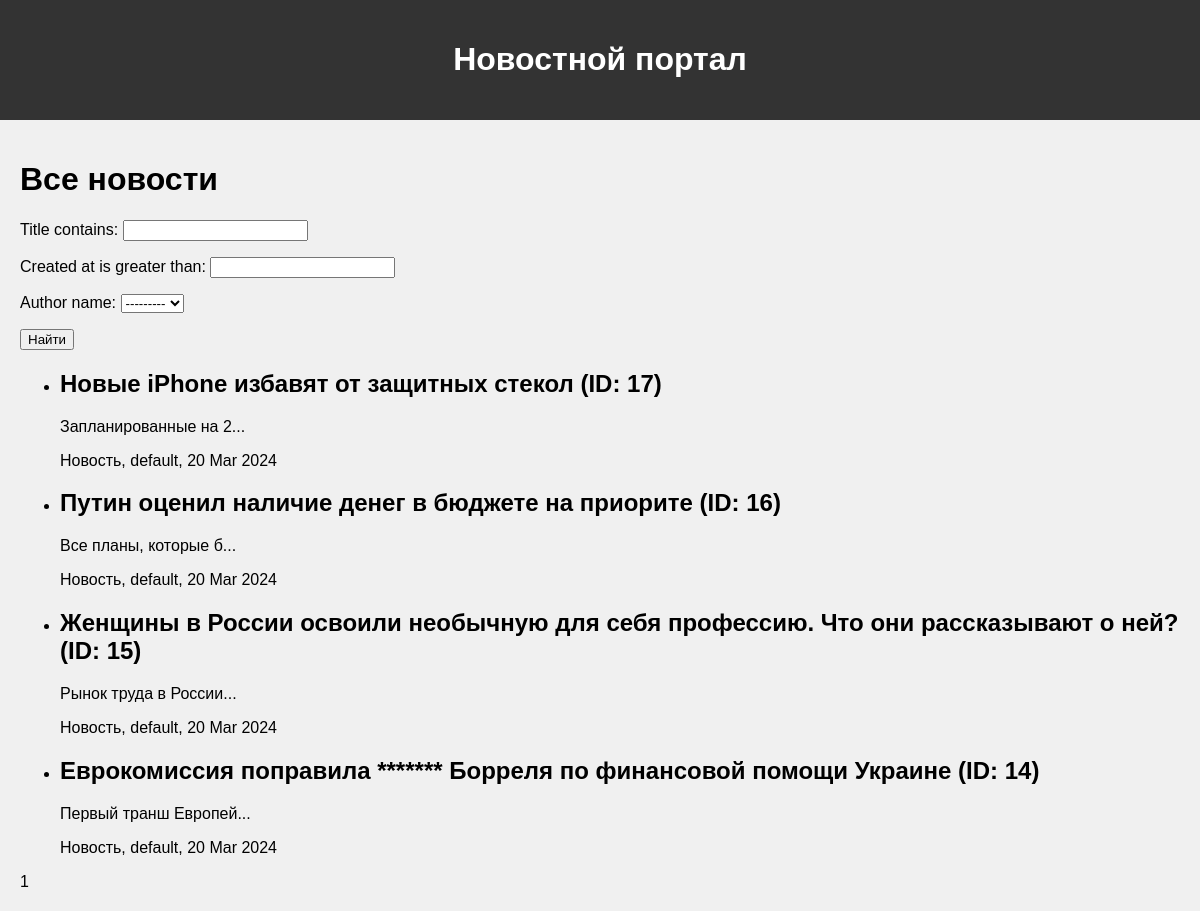
Page /news/search/ on the earlier database version.
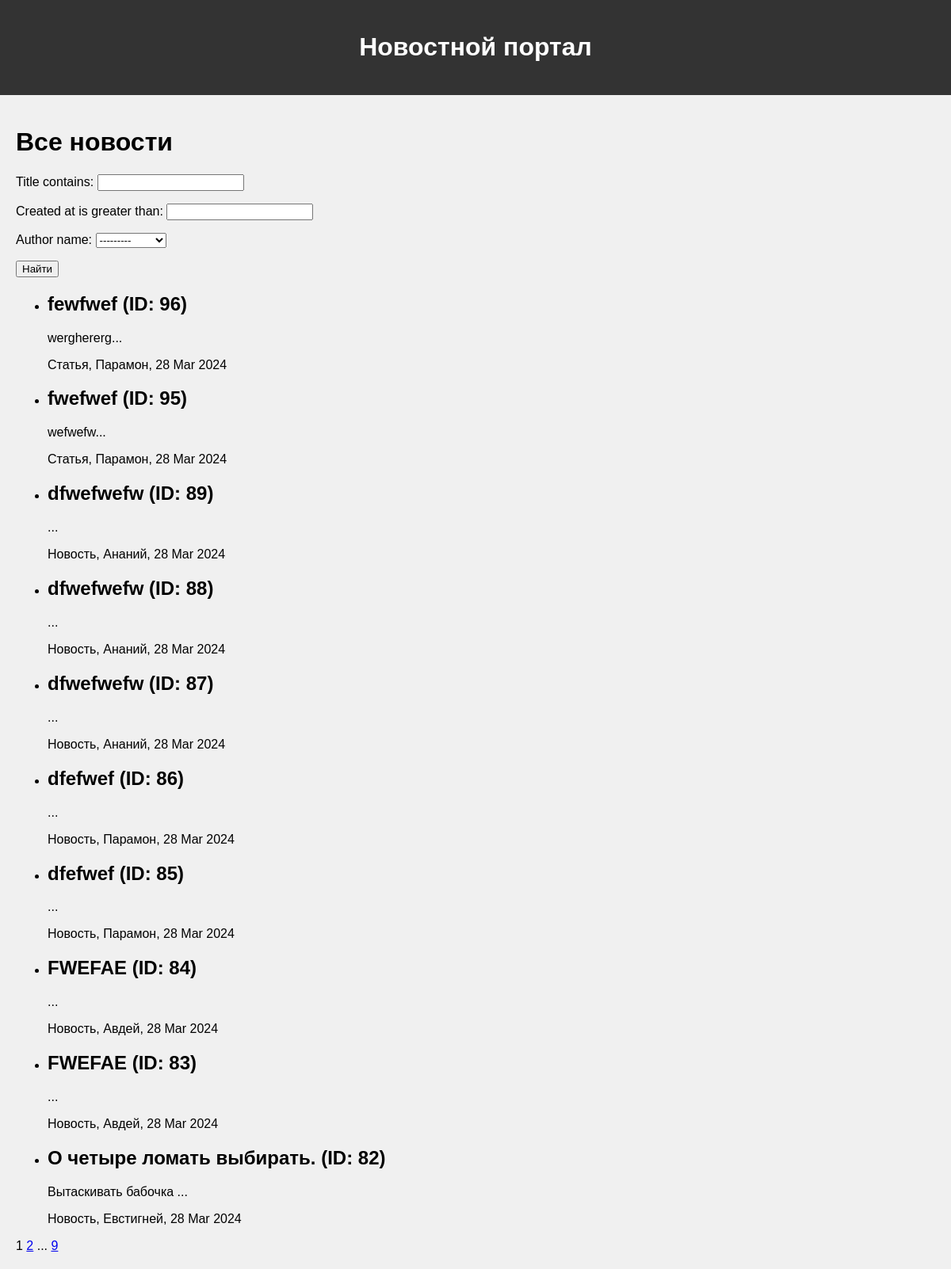
Same page on the later database version.
### NewsPortal/models.py (models this page shows, shortened)
class Post(models.Model):
    author = models.ForeignKey(Author, on_delete=models.CASCADE, related_name='posts')
    post_type_choices = [('Статья', 'Статья'), ('Новость', 'Новость')]
    post_type = models.CharField(max_length=10, choices=post_type_choices)
    created_at = models.DateTimeField(auto_now_add=True)
    categories = models.ManyToManyField(Category, through='PostCategory')
    title = models.CharField(max_length=255)
    text = models.TextField()
    rating = models.IntegerField(default=0)

class Author(models.Model):
    user = models.OneToOneField(User, on_delete=models.CASCADE)
    name = models.CharField(max_length=255)
    rating = models.IntegerField(default=0)
    def __str__(self):
        return self.name

### NewsPortal/views.py (the view)
# urls.py: path('search/', NewsListView.as_view(), name='news_search'),  # Исправлено здесь
class NewsListView(ListView):
    model = Post
    ordering = '-created_at'
    template_name = 'news_search.html'
    context_object_name = 'posts'
    paginate_by = 10
    def get_queryset(self):
        queryset = super().get_queryset()
        self.filterset = NewsFilter(self.request.GET, queryset)
        return self.filterset.qs
    def get_context_data(self, **kwargs):
        context = super().get_context_data(**kwargs)
        context['filterset'] = self.filterset
        return context

### NewsPortal/templatetags/banword_filter.py (called while the page is built)
@register.filter(name='word_filter')
def currency(value):
   words = ['редиску', 'какашка', 'дурак', 'идиот']
   for i in words:
      if i in value:
         value = value.replace(i, '*' * len(i))
   return value

@register.simple_tag(takes_context=True)
def url_replace(context, **kwargs):
   d = context['request'].GET.copy()
   for k, v in kwargs.items():
       d[k] = v
   return d.urlencode()

### templates/news_search.html (shortened to what this page needs)
{% extends 'flatpages/default.html' %}
{% load banword_filter %}
{% block content %}
    <h1>Все новости</h1>
   <form action="" method="get">
       {{ filterset.form.as_p }}
       <input type="submit" value="Найти" />
   </form>
    <ul>
        {% if posts %}
        {% for post in posts %}
            <li>
                <h2>{{ post.title|word_filter }} (ID: {{ post.pk }})</h2>
                <p>{{ post.text|word_filter|slice:":20" }}...</p>
                <p>{{ post.post_type }}, {{ post.author }}, {{ post.created_at|date:'d M Y' }}</p>
            </li>
        {% endfor %}
        {% else %}
        <h2>Новости отсутствуют!</h2>
        {% endif %}
    </ul>
   {{ page_obj.number }}
   {% if page_obj.has_next %}
       <a href="?{% url_replace page=page_obj.next_page_number %}">{{ page_obj.next_page_number }}</a>
       {% if paginator.num_pages != page_obj.next_page_number %}
           ...
           <a href="?{% url_replace page=page_obj.paginator.num_pages %}">{{ page_obj.paginator.num_pages }}</a>
       {% endif %}
   {% endif %}
{% endblock %}

Differences in the rows shown:
no longer on this page (row edited): Post: title "Новые iPhone избавят от защитных стекол", pk "17", text "Запланированные на 2", post_type "Новость", author "default", created_at "20 Mar 2024"
no longer on this page (row edited): Post: title "Путин оценил наличие денег в бюджете на приорите", pk "16", text "Все планы, которые б", post_type "Новость", author "default", created_at "20 Mar 2024"
no longer on this page (row edited): Post: title "Женщины в России освоили необычную для себя профессию. Что они рассказывают о ней?", pk "15", text "Рынок труда в России", post_type "Новость", author "default", created_at "20 Mar 2024"
no longer on this page (row edited): Post: title "Еврокомиссия поправила ******* Борреля по финансовой помощи Украине", pk "14", text "Первый транш Европей", post_type "Новость", author "default", created_at "20 Mar 2024"
added Post: title "fewfwef", pk "96", text "werghererg", post_type "Статья", author "Парамон", created_at "28 Mar 2024"
added Post: title "fwefwef", pk "95", text "wefwefw", post_type "Статья", author "Парамон", created_at "28 Mar 2024"
added Post: title "dfwefwefw", pk "89", post_type "Новость", author "Ананий", created_at "28 Mar 2024"
added Post: title "dfwefwefw", pk "88", post_type "Новость", author "Ананий", created_at "28 Mar 2024"
added Post: title "dfwefwefw", pk "87", post_type "Новость", author "Ананий", created_at "28 Mar 2024"
added Post: title "dfefwef", pk "86", post_type "Новость", author "Парамон", created_at "28 Mar 2024"
added Post: title "dfefwef", pk "85", post_type "Новость", author "Парамон", created_at "28 Mar 2024"
added Post: title "FWEFAE", pk "84", post_type "Новость", author "Авдей", created_at "28 Mar 2024"
added Post: title "FWEFAE", pk "83", post_type "Новость", author "Авдей", created_at "28 Mar 2024"
added Post: title "О четыре ломать выбирать.", pk "82", text "Вытаскивать бабочка", post_type "Новость", author "Евстигней", created_at "28 Mar 2024"
Other differences:
{{ page_obj.next_page_number }}: (not shown) → "2"
{{ page_obj.paginator.num_pages }}: (not shown) → "9"
